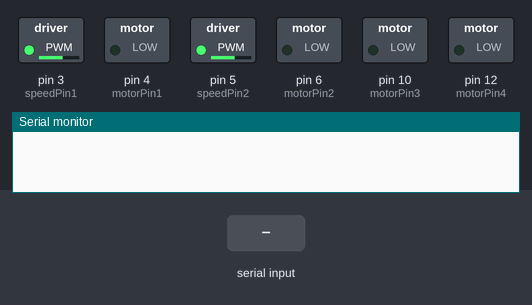
Bench run of a sketch on a simulated Arduino Uno, built with avr-gcc and run on an emulated ATmega328P. Parts: switched loads named in the sketch (green lamp = pin HIGH), the last lines printed to the serial monitor. Inputs (shaded band) come from the test bench. No radio packets arrive unless stated.

Above: at 1.2 s.
1.3 s: "F" received over Serial
At 2.3 s:
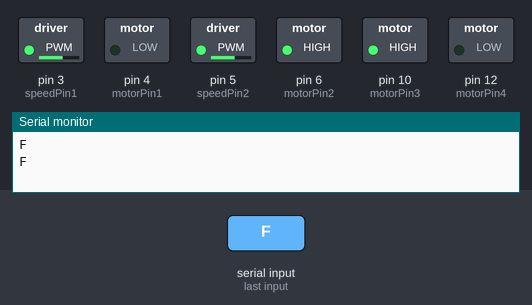
2.8 s: "R" received over Serial
At 3.7 s:
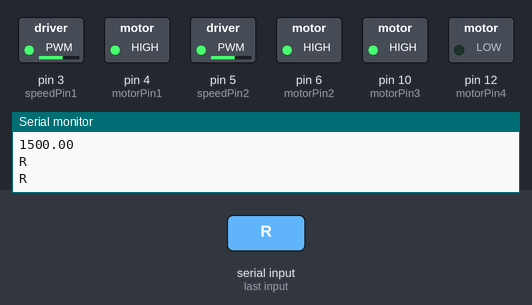
4.3 s: "L" received over Serial
At 4.9 s:
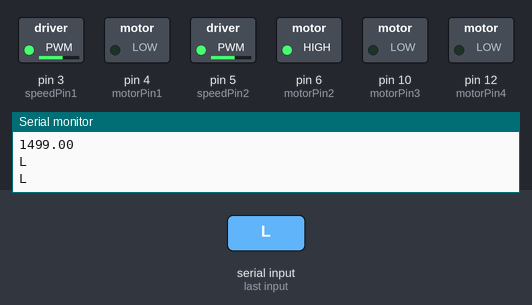
5.8 s: "G" received over Serial
At 7.0 s:
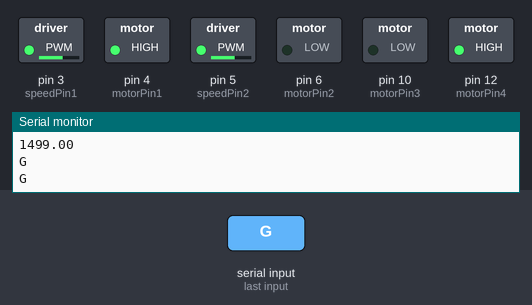
7.3 s: "T" received over Serial
At 7.9 s:
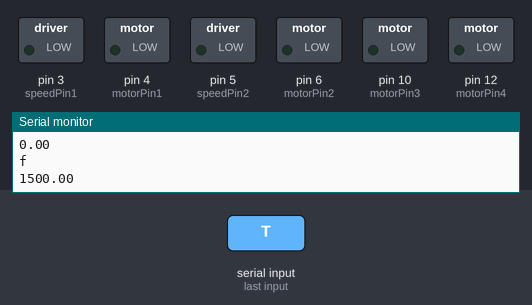
Timing chart, 0 to 20.8 s (numbered marks = the images above; inputs shaded):
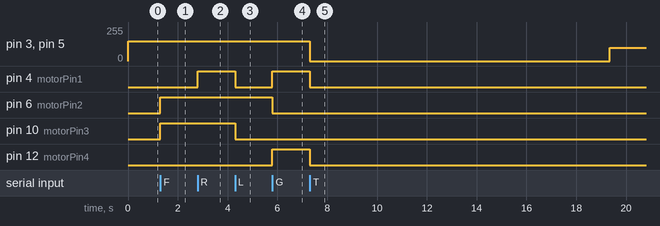

The sketch:

rf_master.ino
```cpp
//   C++ Codes on Arduino IDE    //
//     Bluetooth-based Rover     //
//    Robotics Final Project     //
// Transmitter-Main Rover Module //

#include <Wire.h>
#include <VirtualWire.h>

// Setting up some variables
const int motorPin1 = 4;   // Green colour / Represents backward (alone & reverse) right
const int motorPin2 = 6;   // Orange colour / Represents forward (alone & forward) left
const int motorPin3 = 10;  // Yellow color / Represents forward (alone & forward) right
const int motorPin4 = 12;  // Blue colour / Represents backward (alone & reverse) left

const int speedPin1 = 3;
const int speedPin2 = 5;

const int RfTxPin = 11;

const int maxCommands = 100;  // Maximum number of commands
char *commands[maxCommands];  // Array to store the commands
unsigned long timee[maxCommands];

char input;  // Stores the input coming from the Bluetooth

int speed = 150;  // Speed of the car

int dataCount = 0;  // Counter for the number of data points

void setup() {
  Serial.begin(9600);
  // Setting all the input and the output pins
  pinMode(motorPin1, OUTPUT);
  pinMode(motorPin2, OUTPUT);
  pinMode(motorPin3, OUTPUT);
  pinMode(motorPin4, OUTPUT);

  pinMode(speedPin1, OUTPUT);
  pinMode(speedPin2, OUTPUT);

  vw_set_tx_pin(RfTxPin);
  vw_setup(2000);

  stop();
}

void loop() {

  analogWrite(speedPin1, speed);
  analogWrite(speedPin2, speed);

  // Taking the Bluetooth command
  if (Serial.available()) {
    input = Serial.read();
    Serial.println(input);

    if (input == 'F') {
      forward();
      commandStore("f");
      Serial.println(input);

      float tim = calculateTime();
      timStore(tim);
      Serial.println(tim);
    } else if (input == 'R') {
      right();
      commandStore("r");
      Serial.println(input);

      float tim = calculateTime();
      timStore(tim);
      Serial.println(tim);

    } else if (input == 'L') {
      left();
      commandStore("l");
      Serial.println(input);

      float tim = calculateTime();
      timStore(tim);
      Serial.println(tim);
    } else if (input == 'G') {
      backward();
      commandStore("g");
      Serial.println(input);

      float tim = calculateTime();
      timStore(tim);
      Serial.println(tim);
    } else if (input == 'S') {
      stop();
      commandStore("s");
      Serial.println(input);

      float tim = calculateTime();
      timStore(tim);
      Serial.println(tim);
    } else if (input == 'T') {
      speed = 0;
      analogWrite(speedPin1, speed);
      analogWrite(speedPin2, speed);

      stop();
      transferData();

      speed = 100;
      analogWrite(speedPin1, speed);
      analogWrite(speedPin2, speed);
    }
  }
}

float calculateTime() {
  unsigned long startTime = millis();
  while (Serial.available() > 0) {
    Serial.read();  // Clear the serial buffer
  }
  while (!Serial.available()) {
    // Wait for a new command to be sent
  }
  unsigned long endTime = millis();
  float elapsedTime = endTime - startTime;  // Diving by 1000 to convert milliseconds to seconds
  return elapsedTime;
}

void commandStore(char *data) {
  commands[dataCount] = data;
  dataCount++;
}

void timStore(float tim) {
  timee[dataCount] = tim;
  dataCount++;
}

void transferData() {
  for (int i = 0; i < maxCommands; i++) {
    float mytime = timee[i];

    char *myOutput = commands[i];

    Serial.println(mytime);
    Serial.println(myOutput);

    vw_send((uint8_t *)myOutput, strlen(myOutput));
    vw_wait_tx();

    delay(mytime);
  }
}

void forward() {
  digitalWrite(motorPin1, LOW);
  digitalWrite(motorPin2, HIGH);
  digitalWrite(motorPin3, HIGH);
  digitalWrite(motorPin4, LOW);
}

void stop() {
  digitalWrite(motorPin1, LOW);
  digitalWrite(motorPin2, LOW);
  digitalWrite(motorPin3, LOW);
  digitalWrite(motorPin4, LOW);
}

void backward() {
  digitalWrite(motorPin1, HIGH);
  digitalWrite(motorPin2, LOW);
  digitalWrite(motorPin3, LOW);
  digitalWrite(motorPin4, HIGH);
}

void left() {
  digitalWrite(motorPin1, LOW);
  digitalWrite(motorPin2, HIGH);
  digitalWrite(motorPin3, LOW);
  digitalWrite(motorPin4, LOW);
}

void right() {
  digitalWrite(motorPin1, HIGH);
  digitalWrite(motorPin2, HIGH);
  digitalWrite(motorPin3, HIGH);
  digitalWrite(motorPin4, LOW);
}
```

Measured:
- after the input at 1.3 s, pin 6 (motorPin2), pin 10 (motorPin3): LOW → HIGH at once
- after the input at 2.8 s, pin 4 (motorPin1): LOW → HIGH at once
- after the input at 4.3 s, pin 4 (motorPin1), pin 10 (motorPin3): HIGH → LOW at once
- after the input at 5.8 s, pin 4 (motorPin1), pin 12 (motorPin4): LOW → HIGH at once; pin 6 (motorPin2): HIGH → LOW at once
- after the input at 7.3 s, pin 3 (speedPin1), pin 5 (speedPin2): 150/255 → 0/255 at once, → 100/255 12.0 s later; pin 4 (motorPin1), pin 12 (motorPin4): HIGH → LOW at once
